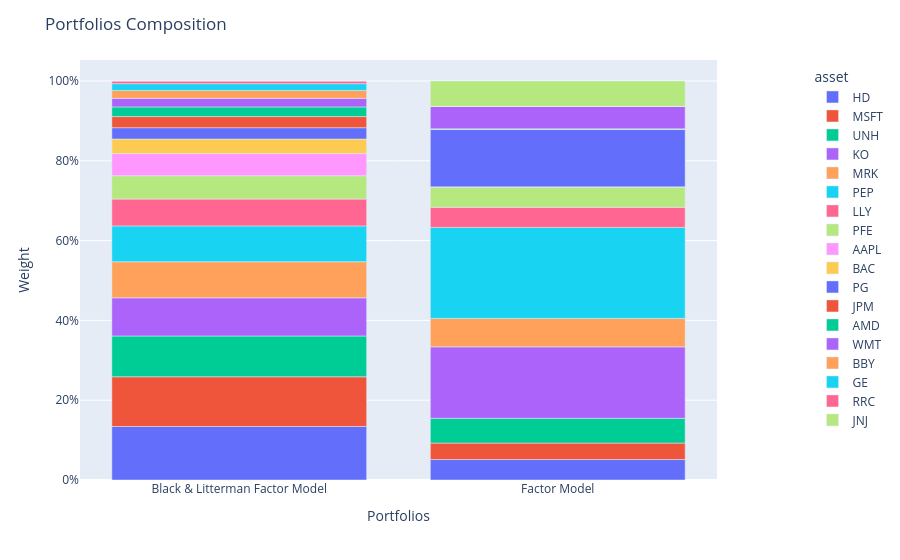

Write notebook code for a chart like this one.
### Code cell
fig = population.plot_composition()
show(fig)

### Figure 1 — Plotly figure (JSON) as saved in the notebook; plotly's stock layout.template omitted (floating-point values rounded to 4 significant figures)
{"data": [{"alignmentgroup": "True", "hovertemplate": "asset=HD<br>index=%{x}<br>value=%{y}<extra></extra>", "legendgroup": "HD", "marker": {"color": "#636efa", "pattern": {"shape": ""}}, "name": "HD", "offsetgroup": "HD", "orientation": "v", "showlegend": true, "textposition": "auto", "type": "bar", "x": ["Black & Litterman Factor Model", "Factor Model"], "xaxis": "x", "y": [0.1341, 0.0513], "yaxis": "y"}, {"alignmentgroup": "True", "hovertemplate": "asset=MSFT<br>index=%{x}<br>value=%{y}<extra></extra>", "legendgroup": "MSFT", "marker": {"color": "#EF553B", "pattern": {"shape": ""}}, "name": "MSFT", "offsetgroup": "MSFT", "orientation": "v", "showlegend": true, "textposition": "auto", "type": "bar", "x": ["Black & Litterman Factor Model", "Factor Model"], "xaxis": "x", "y": [0.1246, 0.0413], "yaxis": "y"}, {"alignmentgroup": "True", "hovertemplate": "asset=UNH<br>index=%{x}<br>value=%{y}<extra></extra>", "legendgroup": "UNH", "marker": {"color": "#00cc96", "pattern": {"shape": ""}}, "name": "UNH", "offsetgroup": "UNH", "orientation": "v", "showlegend": true, "textposition": "auto", "type": "bar", "x": ["Black & Litterman Factor Model", "Factor Model"], "xaxis": "x", "y": [0.1023, 0.06197], "yaxis": "y"}, {"alignmentgroup": "True", "hovertemplate": "asset=KO<br>index=%{x}<br>value=%{y}<extra></extra>", "legendgroup": "KO", "marker": {"color": "#ab63fa", "pattern": {"shape": ""}}, "name": "KO", "offsetgroup": "KO", "orientation": "v", "showlegend": true, "textposition": "auto", "type": "bar", "x": ["Black & Litterman Factor Model", "Factor Model"], "xaxis": "x", "y": [0.09561, 0.1791], "yaxis": "y"}, {"alignmentgroup": "True", "hovertemplate": "asset=MRK<br>index=%{x}<br>value=%{y}<extra></extra>", "legendgroup": "MRK", "marker": {"color": "#FFA15A", "pattern": {"shape": ""}}, "name": "MRK", "offsetgroup": "MRK", "orientation": "v", "showlegend": true, "textposition": "auto", "type": "bar", "x": ["Black & Litterman Factor Model", "Factor Model"], "xaxis": "x", "y": [0.09042, 0.07137], "yaxis": "y"}, {"alignmentgroup": "True", "hovertemplate": "asset=PEP<br>index=%{x}<br>value=%{y}<extra></extra>", "legendgroup": "PEP", "marker": {"color": "#19d3f3", "pattern": {"shape": ""}}, "name": "PEP", "offsetgroup": "PEP", "orientation": "v", "showlegend": true, "textposition": "auto", "type": "bar", "x": ["Black & Litterman Factor Model", "Factor Model"], "xaxis": "x", "y": [0.08982, 0.228], "yaxis": "y"}, {"alignmentgroup": "True", "hovertemplate": "asset=LLY<br>index=%{x}<br>value=%{y}<extra></extra>", "legendgroup": "LLY", "marker": {"color": "#FF6692", "pattern": {"shape": ""}}, "name": "LLY", "offsetgroup": "LLY", "orientation": "v", "showlegend": true, "textposition": "auto", "type": "bar", "x": ["Black & Litterman Factor Model", "Factor Model"], "xaxis": "x", "y": [0.06725, 0.05031], "yaxis": "y"}, {"alignmentgroup": "True", "hovertemplate": "asset=PFE<br>index=%{x}<br>value=%{y}<extra></extra>", "legendgroup": "PFE", "marker": {"color": "#B6E880", "pattern": {"shape": ""}}, "name": "PFE", "offsetgroup": "PFE", "orientation": "v", "showlegend": true, "textposition": "auto", "type": "bar", "x": ["Black & Litterman Factor Model", "Factor Model"], "xaxis": "x", "y": [0.05857, 0.05133], "yaxis": "y"}, {"alignmentgroup": "True", "hovertemplate": "asset=AAPL<br>index=%{x}<br>value=%{y}<extra></extra>", "legendgroup": "AAPL", "marker": {"color": "#FF97FF", "pattern": {"shape": ""}}, "name": "AAPL", "offsetgroup": "AAPL", "orientation": "v", "showlegend": true, "textposition": "auto", "type": "bar", "x": ["Black & Litterman Factor Model", "Factor Model"], "xaxis": "x", "y": [0.0556, 0], "yaxis": "y"}, {"alignmentgroup": "True", "hovertemplate": "asset=BAC<br>index=%{x}<br>value=%{y}<extra></extra>", "legendgroup": "BAC", "marker": {"color": "#FECB52", "pattern": {"shape": ""}}, "name": "BAC", "offsetgroup": "BAC", "orientation": "v", "showlegend": true, "textposition": "auto", "type": "bar", "x": ["Black & Litterman Factor Model", "Factor Model"], "xaxis": "x", "y": [0.0364, 0], "yaxis": "y"}, {"alignmentgroup": "True", "hovertemplate": "asset=PG<br>index=%{x}<br>value=%{y}<extra></extra>", "legendgroup": "PG", "marker": {"color": "#636efa", "pattern": {"shape": ""}}, "name": "PG", "offsetgroup": "PG", "orientation": "v", "showlegend": true, "textposition": "auto", "type": "bar", "x": ["Black & Litterman Factor Model", "Factor Model"], "xaxis": "x", "y": [0.02835, 0.1441], "yaxis": "y"}, {"alignmentgroup": "True", "hovertemplate": "asset=JPM<br>index=%{x}<br>value=%{y}<extra></extra>", "legendgroup": "JPM", "marker": {"color": "#EF553B", "pattern": {"shape": ""}}, "name": "JPM", "offsetgroup": "JPM", "orientation": "v", "showlegend": true, "textposition": "auto", "type": "bar", "x": ["Black & Litterman Factor Model", "Factor Model"], "xaxis": "x", "y": [0.0278, 0], "yaxis": "y"}, {"alignmentgroup": "True", "hovertemplate": "asset=AMD<br>index=%{x}<br>value=%{y}<extra></extra>", "legendgroup": "AMD", "marker": {"color": "#00cc96", "pattern": {"shape": ""}}, "name": "AMD", "offsetgroup": "AMD", "orientation": "v", "showlegend": true, "textposition": "auto", "type": "bar", "x": ["Black & Litterman Factor Model", "Factor Model"], "xaxis": "x", "y": [0.02427, 0.001275], "yaxis": "y"}, {"alignmentgroup": "True", "hovertemplate": "asset=WMT<br>index=%{x}<br>value=%{y}<extra></extra>", "legendgroup": "WMT", "marker": {"color": "#ab63fa", "pattern": {"shape": ""}}, "name": "WMT", "offsetgroup": "WMT", "orientation": "v", "showlegend": true, "textposition": "auto", "type": "bar", "x": ["Black & Litterman Factor Model", "Factor Model"], "xaxis": "x", "y": [0.02148, 0.05634], "yaxis": "y"}, {"alignmentgroup": "True", "hovertemplate": "asset=BBY<br>index=%{x}<br>value=%{y}<extra></extra>", "legendgroup": "BBY", "marker": {"color": "#FFA15A", "pattern": {"shape": ""}}, "name": "BBY", "offsetgroup": "BBY", "orientation": "v", "showlegend": true, "textposition": "auto", "type": "bar", "x": ["Black & Litterman Factor Model", "Factor Model"], "xaxis": "x", "y": [0.0198, 0], "yaxis": "y"}, {"alignmentgroup": "True", "hovertemplate": "asset=GE<br>index=%{x}<br>value=%{y}<extra></extra>", "legendgroup": "GE", "marker": {"color": "#19d3f3", "pattern": {"shape": ""}}, "name": "GE", "offsetgroup": "GE", "orientation": "v", "showlegend": true, "textposition": "auto", "type": "bar", "x": ["Black & Litterman Factor Model", "Factor Model"], "xaxis": "x", "y": [0.01696, 0], "yaxis": "y"}, {"alignmentgroup": "True", "hovertemplate": "asset=RRC<br>index=%{x}<br>value=%{y}<extra></extra>", "legendgroup": "RRC", "marker": {"color": "#FF6692", "pattern": {"shape": ""}}, "name": "RRC", "offsetgroup": "RRC", "orientation": "v", "showlegend": true, "textposition": "auto", "type": "bar", "x": ["Black & Litterman Factor Model", "Factor Model"], "xaxis": "x", "y": [0.006696, 0], "yaxis": "y"}, {"alignmentgroup": "True", "hovertemplate": "asset=JNJ<br>index=%{x}<br>value=%{y}<extra></extra>", "legendgroup": "JNJ", "marker": {"color": "#B6E880", "pattern": {"shape": ""}}, "name": "JNJ", "offsetgroup": "JNJ", "orientation": "v", "showlegend": true, "textposition": "auto", "type": "bar", "x": ["Black & Litterman Factor Model", "Factor Model"], "xaxis": "x", "y": [0, 0.06356], "yaxis": "y"}], "layout": {"barmode": "relative", "legend": {"title": {"text": "asset"}, "tracegroupgap": 0, "x": 1.15, "xanchor": "left", "y": 0.99, "yanchor": "top"}, "margin": {"t": 60}, "title": {"text": "Portfolios Composition"}, "xaxis": {"anchor": "y", "domain": [0, 1], "title": {"text": "Portfolios"}}, "yaxis": {"anchor": "x", "domain": [0, 1], "tickformat": ",.0%", "title": {"text": "Weight"}}}}
